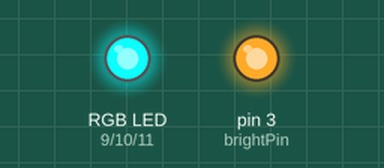
This sketch was run on a simulated Arduino Uno, built with avr-gcc and run on an emulated ATmega328P. Shown: an RGB LED mixed from three pins (HIGH = lit), output pins drawn as LEDs (lit = HIGH). What the sketch prints to the serial monitor is not drawn.

Above: at 0.05 s.
At 0.3 s:
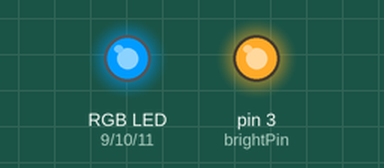
At 0.45 s:
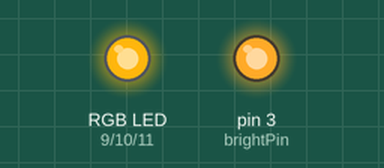
At 0.6 s:
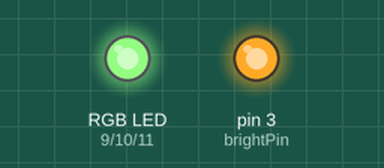
Timing chart, 0 to 3.0 s (numbered marks = the images above):
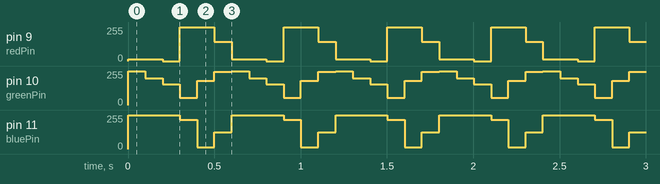

The sketch:

ledShit.ino
```cpp
//#include <HID-Project.h>
int redPin = 9;
int greenPin = 10;
int bluePin = 11;
int brightPin = 3;

int r = 255;
int g = 0;
int b = 0;
void lightSetRGB(int red, int green, int blue)
{
  analogWrite(redPin, 255-red);
  analogWrite(greenPin, 255-green);
  analogWrite(bluePin, 255-blue);
}

void setup()
{
  Serial.begin(9600);
  pinMode(redPin, OUTPUT);
  pinMode(greenPin, OUTPUT);
  pinMode(bluePin, OUTPUT);

  pinMode(brightPin, OUTPUT);

  //lightSetRGB(255, 50, 0);
  analogWrite(brightPin, 255);
  fagButton();
}
void loop()
{
  Serial.print("r: ");
  Serial.print(r);
  Serial.print("  g: ");
  Serial.print(g);
  Serial.print("  b: ");
  Serial.println(b);
//   lava(2.5, 1, 100);
//  gayLight(85);
//  blink_(100);
  lightSetRGB(r, g, b);

  gayLight(100);

//  g = constrain(g - noise(g), 0, 255);

}


void fagButton()
{
//  Consumer.write(MEDIA_REWIND);
//  Consumer.write(MEDIA_PLAY_PAUSE);
}

void blink_(int delay_)
{
  analogWrite(brightPin, 0);
  delay(delay_);
  analogWrite(brightPin, 255);
  delay(delay_);
}


void porple(int delay_, int interval)
{

}

void groen(int delay_, int interval, int wVal)
{
  int w = 0;

  //if(w >= 255) {

  //}
    while(w < wVal+1) {
      w+= interval;
        delay(delay_);
      lightSetRGB(w, 200, constrain(w * 1.3, 5, 255));
      Serial.println(w);
    }
        while(1<w) {
      w -= interval;
        delay(delay_);
      lightSetRGB(w, 200, constrain(w * 1.3, 5, 255));
      Serial.println(w);
    }

}
void lava(int delay_, int interval, int wVal)
{
  int w = 0;

  //if(w >= 255) {

  //}
    while(w < wVal+1) {
      w+= interval;
        delay(delay_);
      lightSetRGB(240, 50, constrain(w * 1.3, 0, 50));
      Serial.println(w);
    }
        while(1<w) {
      w -= interval;
        delay(delay_);
      lightSetRGB(240, 50, constrain(w * 1.3, 0, 50));
      Serial.println(w);
    }

}

void rainbowLight(float interval)
{
  if(r == 255 && 0 < g <= 255 && b == 0) {
    g+=interval;
  }
  if(0 < r <= 255 && g == 255 && b == 0) {
    r-=interval;
  }
  if(r == 0 && g == 255 && 0 < b <= 255) {
    b+=interval;
  }
  if(r == 0 && 0 < g <= 255 && b == 255) {
    g-=interval;
  }
  if(0 < r <= 255 && g == 0 && b == 255) {
    r+=interval;
  }
  if(r == 255 && g == 0 && 0 < b <= 255) {
    b-=interval;
  }

}

void gayLight(float delay_)
{

  r = 242;
  g = 3;
  b = 3;
  lightSetRGB(r, g, b);
  delay(delay_);

  r = 242;
  g = 53;
  b = 0;
  lightSetRGB(r, g, b);
  delay(delay_);

  r = 255;
  g = 100;
  b = 0;
  lightSetRGB(r, g, b);
  delay(delay_);

  r = 0;
  g = 200;
  b = 36;
  lightSetRGB(r, g, b);
  delay(delay_);

  r = 0;
  g = 73;
  b = 242;
  lightSetRGB(r, g, b);
  delay(delay_);

  r = 111;
  g = 7;
  b = 128;
  lightSetRGB(r, g, b);
  delay(delay_);
}


//int fluctuate(int i, variance)
//{
//  return(i+=noise(variance));
//}
```

Measured:
- by itself, pin 9 (redPin): repeats every 0.60 s: 0/255 0.10 s, 255/255 0.20 s, 144/255 0.10 s, 13/255 0.20 s
- by itself, pin 10 (greenPin): repeats every 0.60 s: 202/255 0.10 s, 155/255 0.10 s, 55/255 0.10 s, 182/255 0.10 s, 248/255 0.10 s, 252/255 0.10 s
- by itself, pin 11 (bluePin): repeats every 0.60 s: 255/255 0.20 s, 219/255 0.10 s, 13/255 0.10 s, 127/255 0.10 s, 252/255 0.10 s
